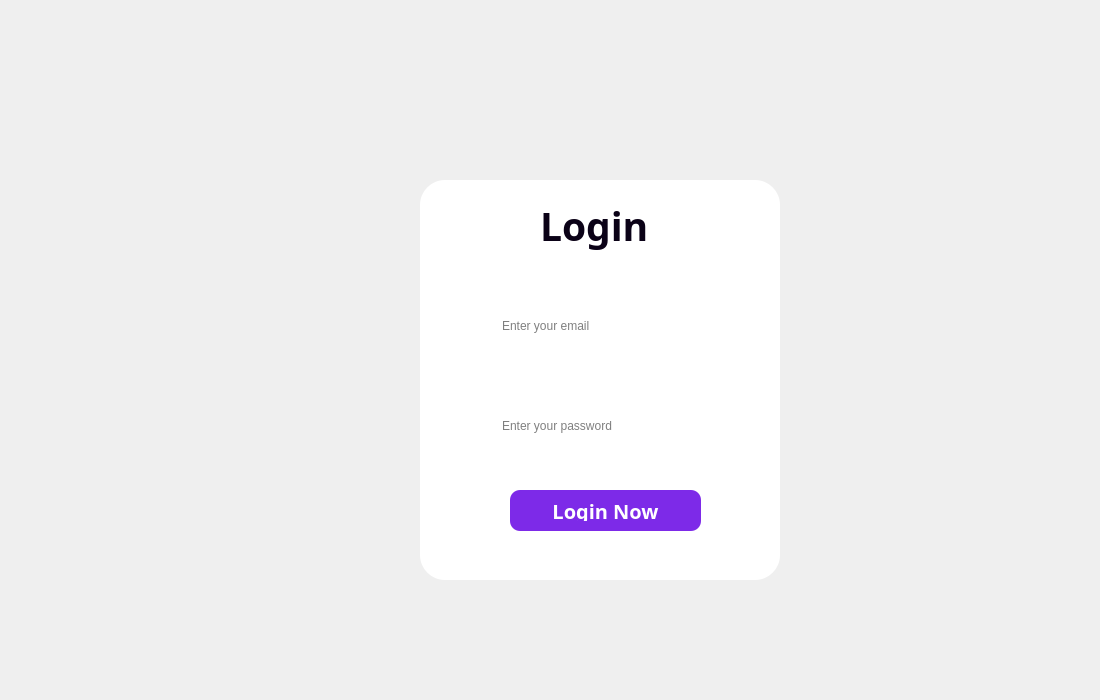
<?xml version="1.0" encoding="UTF-8"?>
<ui version="4.0">
 <class>LoginWindow</class>
 <widget class="QDialog" name="LoginWindow">
  <property name="geometry">
   <rect>
    <x>0</x>
    <y>0</y>
    <width>1100</width>
    <height>700</height>
   </rect>
  </property>
  <property name="windowTitle">
   <string>Dialog</string>
  </property>
  <property name="styleSheet">
   <string notr="true">QDialog {
position: relative;
height: 100%;
width: 100%;
background-image: url(:/img/resource/bg.jpg);
background-position: center;
background-repeat: no-repeat;
}</string>
  </property>
  <property name="sizeGripEnabled">
   <bool>false</bool>
  </property>
  <widget class="QFrame" name="loginForm">
   <property name="geometry">
    <rect>
     <x>420</x>
     <y>180</y>
     <width>360</width>
     <height>400</height>
    </rect>
   </property>
   <property name="autoFillBackground">
    <bool>false</bool>
   </property>
   <property name="styleSheet">
    <string notr="true">opacity: 1;
width: 100%;
background: #fff;
border-radius: 25px;</string>
   </property>
   <property name="frameShape">
    <enum>QFrame::Shape::StyledPanel</enum>
   </property>
   <property name="frameShadow">
    <enum>QFrame::Shadow::Raised</enum>
   </property>
   <widget class="QLabel" name="title">
    <property name="geometry">
     <rect>
      <x>120</x>
      <y>20</y>
      <width>131</width>
      <height>51</height>
     </rect>
    </property>
    <property name="font">
     <font>
      <family>Cascadia Mono SemiBold</family>
      <pointsize>-1</pointsize>
      <bold>true</bold>
      <underline>false</underline>
      <strikeout>false</strikeout>
      <kerning>true</kerning>
     </font>
    </property>
    <property name="styleSheet">
     <string notr="true">font-size: 39px;
color: #0b0217;</string>
    </property>
    <property name="text">
     <string>Login</string>
    </property>
   </widget>
   <widget class="QGroupBox" name="groupBox">
    <property name="geometry">
     <rect>
      <x>20</x>
      <y>70</y>
      <width>331</width>
      <height>311</height>
     </rect>
    </property>
    <property name="title">
     <string/>
    </property>
    <widget class="QPushButton" name="loginButt">
     <property name="geometry">
      <rect>
       <x>70</x>
       <y>240</y>
       <width>191</width>
       <height>41</height>
      </rect>
     </property>
     <property name="font">
      <font>
       <family>JetBrains Mono NL SemiBold</family>
       <pointsize>-1</pointsize>
       <italic>false</italic>
       <bold>true</bold>
      </font>
     </property>
     <property name="cursor">
      <cursorShape>PointingHandCursor</cursorShape>
     </property>
     <property name="styleSheet">
      <string notr="true">font-size: 20px;
color: white;
background: #7d2ae8;
width: 100%;
padding: 10px 0;
border-radius: 10px;
</string>
     </property>
     <property name="text">
      <string>Login Now</string>
     </property>
    </widget>
    <widget class="QLineEdit" name="passLine">
     <property name="geometry">
      <rect>
       <x>60</x>
       <y>150</y>
       <width>261</width>
       <height>51</height>
      </rect>
     </property>
     <property name="text">
      <string/>
     </property>
     <property name="readOnly">
      <bool>false</bool>
     </property>
     <property name="placeholderText">
      <string>Enter your password</string>
     </property>
    </widget>
    <widget class="QLineEdit" name="usernameLine">
     <property name="geometry">
      <rect>
       <x>60</x>
       <y>50</y>
       <width>261</width>
       <height>51</height>
      </rect>
     </property>
     <property name="focusPolicy">
      <enum>Qt::FocusPolicy::StrongFocus</enum>
     </property>
     <property name="styleSheet">
      <string notr="true"/>
     </property>
     <property name="text">
      <string/>
     </property>
     <property name="placeholderText">
      <string>Enter your email</string>
     </property>
    </widget>
    <widget class="QLabel" name="userIco">
     <property name="geometry">
      <rect>
       <x>0</x>
       <y>60</y>
       <width>31</width>
       <height>31</height>
      </rect>
     </property>
     <property name="text">
      <string/>
     </property>
    </widget>
    <widget class="QLabel" name="passIco">
     <property name="geometry">
      <rect>
       <x>0</x>
       <y>160</y>
       <width>31</width>
       <height>31</height>
      </rect>
     </property>
     <property name="text">
      <string/>
     </property>
    </widget>
   </widget>
   <widget class="QPushButton" name="pushButton">
    <property name="geometry">
     <rect>
      <x>300</x>
      <y>10</y>
      <width>51</width>
      <height>41</height>
     </rect>
    </property>
    <property name="cursor">
     <cursorShape>PointingHandCursor</cursorShape>
    </property>
    <property name="styleSheet">
     <string notr="true"/>
    </property>
    <property name="text">
     <string/>
    </property>
    <property name="icon">
     <iconset theme="QIcon::ThemeIcon::WindowClose"/>
    </property>
   </widget>
  </widget>
 </widget>
 <resources/>
 <connections/>
</ui>
